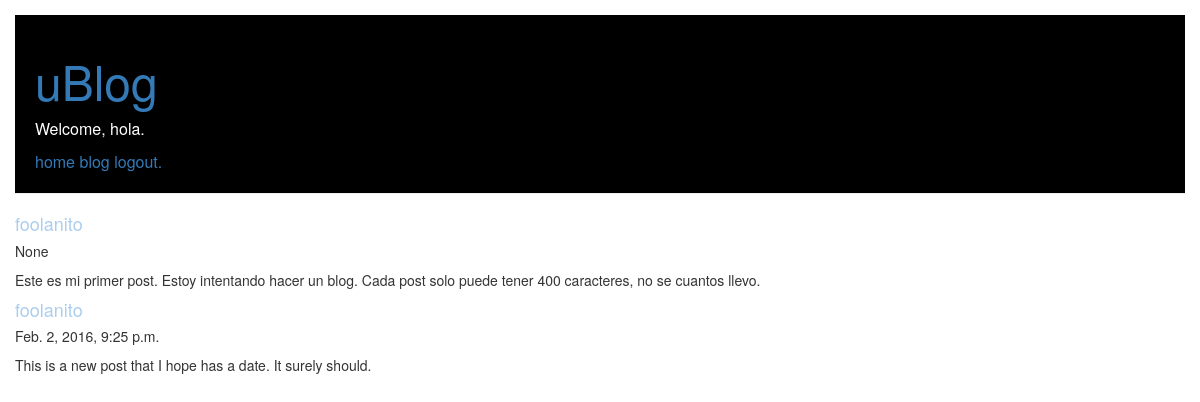
The page /post_list/ (signed in) on the database as committed earlier.
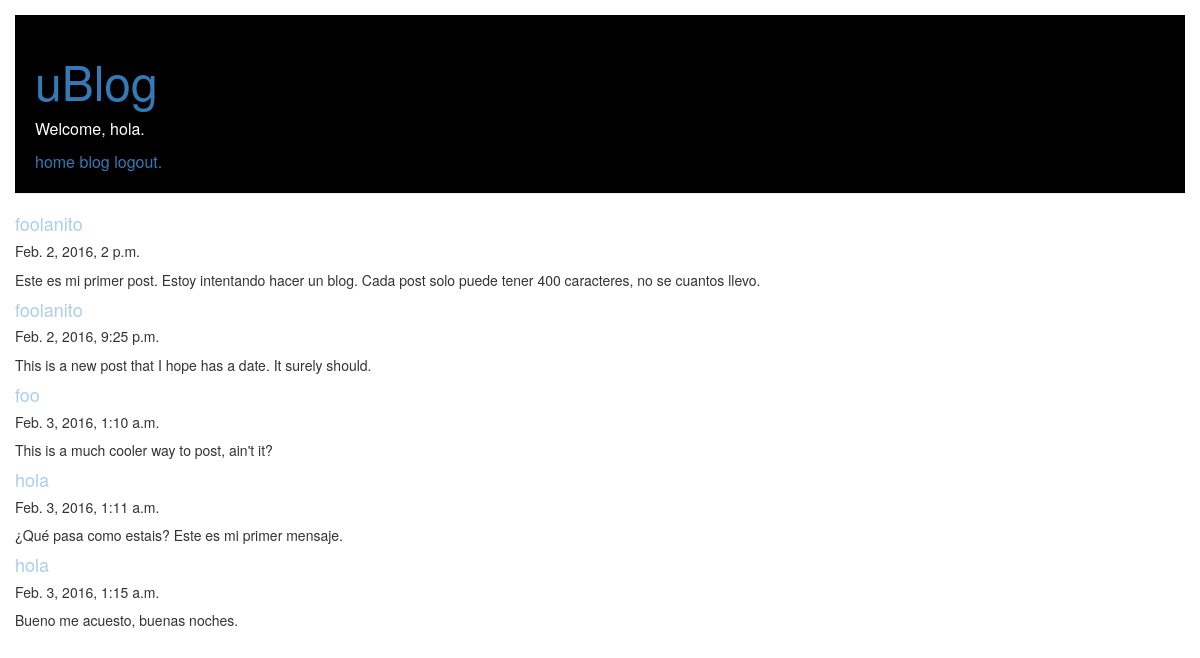
The same page on the database as committed later.
### uBlog/models.py (models this page shows, shortened)
class Post(models.Model):
    author = models.ForeignKey('auth.User')
    text = models.CharField(max_length=400)
    date = models.DateTimeField(blank=True, null=True)

### uBlog/views.py (the view)
# urls.py: url(r'^post_list/$', views.post_list, name='post_list'),
def post_list(request):
	posts = Post.objects.all()
	return render(request, 'uBlog/post_list.html', {'posts': posts})

### uBlog/templates/uBlog/post_list.html
{% extends 'uBlog/base.html' %}
{% block content %}
	{% if user.is_authenticated %}
		{% for post in posts %}
		<div>
		    <h4>{{ post.author }}</h4>
		    <h5>{{ post.date }}</h4>
		    <p>{{ post.text|linebreaks }}
		</div>
		{% endfor %}
	{% else %}
		<h1>You have to <a href="/login/">log in</a> to see the posts</h1>
	{% endif %}
{% endblock %}

### uBlog/templates/uBlog/base.html (shortened to what this page needs)
{% load staticfiles %}
<html>
    <head>
        <link rel="stylesheet" href="//maxcdn.bootstrapcdn.com/bootstrap/3.2.0/css/bootstrap.min.css">
        <link rel="stylesheet" href="//maxcdn.bootstrapcdn.com/bootstrap/3.2.0/css/bootstrap-theme.min.css">
        <link rel="stylesheet" href="{% static 'css/uBlog.css' %}">
    </head>
    <body>
        <div class="page-header">
            <h1><a href="">uBlog</a></h1>
            <div class="session-options">
                {% if user.is_authenticated %}
                    <p>Welcome, {{ user.get_username }}.</p>
                    <span><a href="/post_list/">home</a></span>
                    <span><a href="/post/">blog</a></span>
                    <span><a href="/logout/">logout.</a></span>
                {% else %}
                    <span><a href="/login/">login</a></span>
                    <span><a href="/register/">sign up</a></span>
                {% endif %}
            </div>
        </div>
        <div class="posts">
            {% block content %}
            {% endblock %}
        </div>
    </body>
</html>

### uBlog/static/css/uBlog.css (style rules this page uses)
body { padding-left: 15px; }
.page-header { background-color: #000000; margin-top: 15; margin-right: 15; padding: 20px 20px 20px 20px; overflow: hidden; }
.page-header h1, .page-header h1 a, .page-header h1 a:visited, .page-header h1 a:active { color: #0010150; font-size: 36pt; text-decoration: none; }
.session-options { color: white; font-size: 12pt; }
.session-options p { color: white; font-size: 12pt; }
.session-options span { color: #0010150; font-size: 12pt; }
h1, h2, h3, h4 { color: #ABCDEF; }

Rows that differ between the two databases and show on the page:
changed Post: date "None" → "Feb. 2, 2016, 2 p.m."
added Post: author "foo", date "Feb. 3, 2016, 1:10 a.m.", text "This is a much cooler way to post, ain't it?"
added Post: author "hola", date "Feb. 3, 2016, 1:11 a.m.", text "¿Qué pasa como estais? Este es mi primer mensaje."
added Post: author "hola", date "Feb. 3, 2016, 1:15 a.m.", text "Bueno me acuesto, buenas noches."
